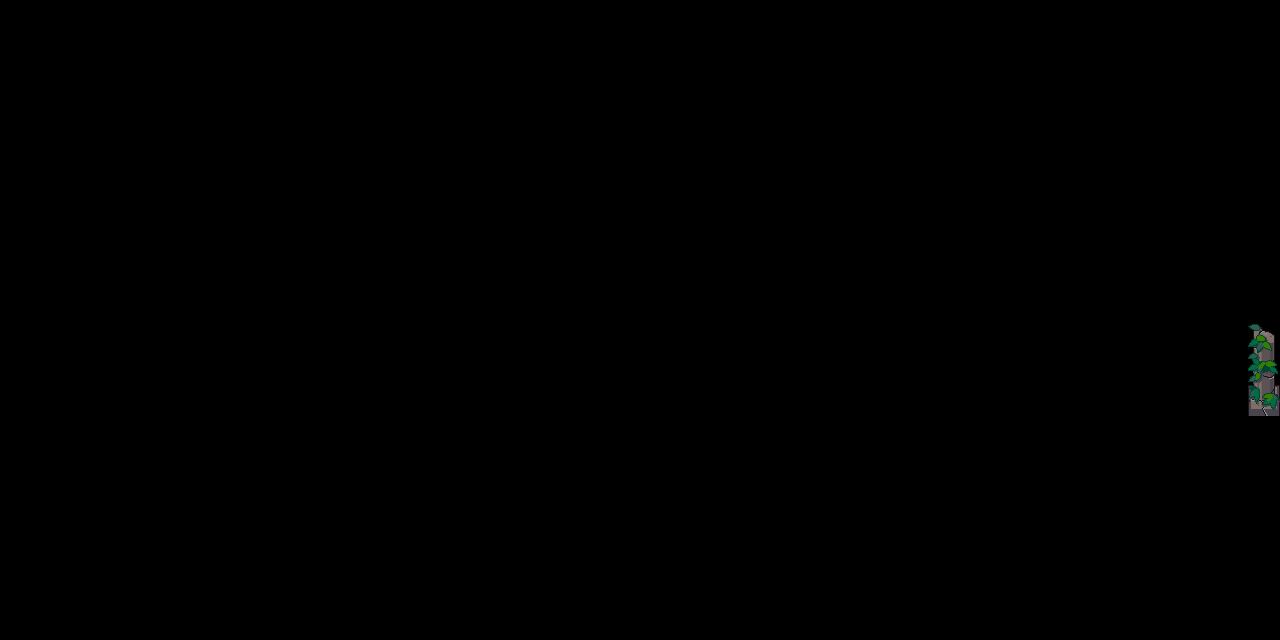

A level layout from a 2D game, rendered from its tile map. Below: a short description, then the map file with its tile-grid data intact:
An orthogonal 40x20 tile map with 32x32 px tiles, 2 tile layers (Tile Layer 1, Tile Layer 2), 2 tilesets.

<map version="1.0" orientation="orthogonal" renderorder="right-down" width="40" height="20" tilewidth="32" tileheight="32" nextobjectid="1">
 <tileset firstgid="1" name="blank_grid" tilewidth="32" tileheight="32" tilecount="1" columns="1">
  <image source="blank_grid.png" width="32" height="32" />
 </tileset>
 <tileset firstgid="2" name="rocks" tilewidth="32" tileheight="32" tilecount="48" columns="8">
  <image source="rocks.png" width="256" height="192" />
 </tileset>
 <layer name="Tile Layer 1" width="40" height="20">
  <data encoding="csv">
1,1,1,1,1,1,1,1,1,1,1,1,1,1,1,1,1,1,1,1,1,1,1,1,1,1,1,1,1,1,1,1,1,1,1,1,1,1,1,1,
1,1,1,1,1,1,1,1,1,1,1,1,1,1,1,1,1,1,1,1,1,1,1,1,1,1,1,1,1,1,1,1,1,1,1,1,1,1,1,1,
1,1,1,1,1,1,1,1,1,1,1,1,1,1,1,1,1,1,1,1,1,1,1,1,1,1,1,1,1,1,1,1,1,1,1,1,1,1,1,1,
1,1,1,1,1,1,1,1,1,1,1,1,1,1,1,1,1,1,1,1,1,1,1,1,1,1,1,1,1,1,1,1,1,1,1,1,1,1,1,1,
1,1,1,1,1,1,1,1,1,1,1,1,1,1,1,1,1,1,1,1,1,1,1,1,1,1,1,1,1,1,1,1,1,1,1,1,1,1,1,1,
1,1,1,1,1,1,1,1,1,1,1,1,1,1,1,1,1,1,1,1,1,1,1,1,1,1,1,1,1,1,1,1,1,1,1,1,1,1,1,1,
1,1,1,1,1,1,1,1,1,1,1,1,1,1,1,1,1,1,1,1,1,1,1,1,1,1,1,1,1,1,1,1,1,1,1,1,1,1,1,1,
1,1,1,1,1,1,1,1,1,1,1,1,1,1,1,1,1,1,1,1,1,1,1,1,1,1,1,1,1,1,1,1,1,1,1,1,1,1,1,1,
1,1,1,1,1,1,1,1,1,1,1,1,1,1,1,1,1,1,1,1,1,1,1,1,1,1,1,1,1,1,1,1,1,1,1,1,1,1,1,1,
1,1,1,1,1,1,1,1,1,1,1,1,1,1,1,1,1,1,1,1,1,1,1,1,1,1,1,1,1,1,1,1,1,1,1,1,1,1,1,1,
1,1,1,1,1,1,1,1,1,1,1,1,1,1,1,1,1,1,1,1,1,1,1,1,1,1,1,1,1,1,1,1,1,1,1,1,1,1,1,1,
1,1,1,1,1,1,1,1,1,1,1,1,1,1,1,1,1,1,1,1,1,1,1,1,1,1,1,1,1,1,1,1,1,1,1,1,1,1,1,1,
1,1,1,1,1,1,1,1,1,1,1,1,1,1,1,1,1,1,1,1,1,1,1,1,1,1,1,1,1,1,1,1,1,1,1,1,1,1,1,1,
1,1,1,1,1,1,1,1,1,1,1,1,1,1,1,1,1,1,1,1,1,1,1,1,1,1,1,1,1,1,1,1,1,1,1,1,1,1,1,1,
1,1,1,1,1,1,1,1,1,1,1,1,1,1,1,1,1,1,1,1,1,1,1,1,1,1,1,1,1,1,1,1,1,1,1,1,1,1,1,1,
1,1,1,1,1,1,1,1,1,1,1,1,1,1,1,1,1,1,1,1,1,1,1,1,1,1,1,1,1,1,1,1,1,1,1,1,1,1,1,1,
1,1,1,1,1,1,1,1,1,1,1,1,1,1,1,1,1,1,1,1,1,1,1,1,1,1,1,1,1,1,1,1,1,1,1,1,1,1,1,1,
1,1,1,1,1,1,1,1,1,1,1,1,1,1,1,1,1,1,1,1,1,1,1,1,1,1,1,1,1,1,1,1,1,1,1,1,1,1,1,1,
1,1,1,1,1,1,1,1,1,1,1,1,1,1,1,1,1,1,1,1,1,1,1,1,1,1,1,1,1,1,1,1,1,1,1,1,1,1,1,1,
1,1,1,1,1,1,1,1,1,1,1,1,1,1,1,1,1,1,1,1,1,1,1,1,1,1,1,1,1,1,1,1,1,1,1,1,1,1,1,1
</data>
 </layer>
 <layer name="Tile Layer 2" width="40" height="20">
  <data encoding="csv">
0,0,0,0,0,0,0,0,0,0,0,0,0,0,0,0,0,0,0,0,0,0,0,0,0,0,0,0,0,0,0,0,0,0,0,0,0,0,0,0,
0,0,0,0,0,0,0,0,0,0,0,0,0,0,0,0,0,0,0,0,0,0,0,0,0,0,0,0,0,0,0,0,0,0,0,0,0,0,0,0,
0,0,0,0,0,0,0,0,0,0,0,0,0,0,0,0,0,0,0,0,0,0,0,0,0,0,0,0,0,0,0,0,0,0,0,0,0,0,0,0,
0,0,0,0,0,0,0,0,0,0,0,0,0,0,0,0,0,0,0,0,0,0,0,0,0,0,0,0,0,0,0,0,0,0,0,0,0,0,0,0,
0,0,0,0,0,0,0,0,0,0,0,0,0,0,0,0,0,0,0,0,0,0,0,0,0,0,0,0,0,0,0,0,0,0,0,0,0,0,0,0,
0,0,0,0,0,0,0,0,0,0,0,0,0,0,0,0,0,0,0,0,0,0,0,0,0,0,0,0,0,0,0,0,0,0,0,0,0,0,0,0,
0,0,0,0,0,0,0,0,0,0,0,0,0,0,0,0,0,0,0,0,0,0,0,0,0,0,0,0,0,0,0,0,0,0,0,0,0,0,0,0,
0,0,0,0,0,0,0,0,0,0,0,0,0,0,0,0,0,0,0,0,0,0,0,0,0,0,0,0,0,0,0,0,0,0,0,0,0,0,0,0,
0,0,0,0,0,0,0,0,0,0,0,0,0,0,0,0,0,0,0,0,0,0,0,0,0,0,0,0,0,0,0,0,0,0,0,0,0,0,0,0,
0,0,0,0,0,0,0,0,0,0,0,0,0,0,0,0,0,0,0,0,0,0,0,0,0,0,0,0,0,0,0,0,0,0,0,0,0,0,0,0,
0,0,0,0,0,0,0,0,0,0,0,0,0,0,0,0,0,0,0,0,0,0,0,0,0,0,0,0,0,0,0,0,0,0,0,0,0,0,0,7,
0,0,0,0,0,0,0,0,0,0,0,0,0,0,0,0,0,0,0,0,0,0,0,0,0,0,0,0,0,0,0,0,0,0,0,0,0,0,0,15,
0,0,0,0,0,0,0,0,0,0,0,0,0,0,0,0,0,0,0,0,0,0,0,0,0,0,0,0,0,0,0,0,0,0,0,0,0,0,0,23,
0,0,0,0,0,0,0,0,0,0,0,0,0,0,0,0,0,0,0,0,0,0,0,0,0,0,0,0,0,0,0,0,0,0,0,0,0,0,0,0,
0,0,0,0,0,0,0,0,0,0,0,0,0,0,0,0,0,0,0,0,0,0,0,0,0,0,0,0,0,0,0,0,0,0,0,0,0,0,0,0,
0,0,0,0,0,0,0,0,0,0,0,0,0,0,0,0,0,0,0,0,0,0,0,0,0,0,0,0,0,0,0,0,0,0,0,0,0,0,0,0,
0,0,0,0,0,0,0,0,0,0,0,0,0,0,0,0,0,0,0,0,0,0,0,0,0,0,0,0,0,0,0,0,0,0,0,0,0,0,0,0,
0,0,0,0,0,0,0,0,0,0,0,0,0,0,0,0,0,0,0,0,0,0,0,0,0,0,0,0,0,0,0,0,0,0,0,0,0,0,0,0,
0,0,0,0,0,0,0,0,0,0,0,0,0,0,0,0,0,0,0,0,0,0,0,0,0,0,0,0,0,0,0,0,0,0,0,0,0,0,0,0,
0,0,0,0,0,0,0,0,0,0,0,0,0,0,0,0,0,0,0,0,0,0,0,0,0,0,0,0,0,0,0,0,0,0,0,0,0,0,0,0
</data>
 </layer>
</map>
